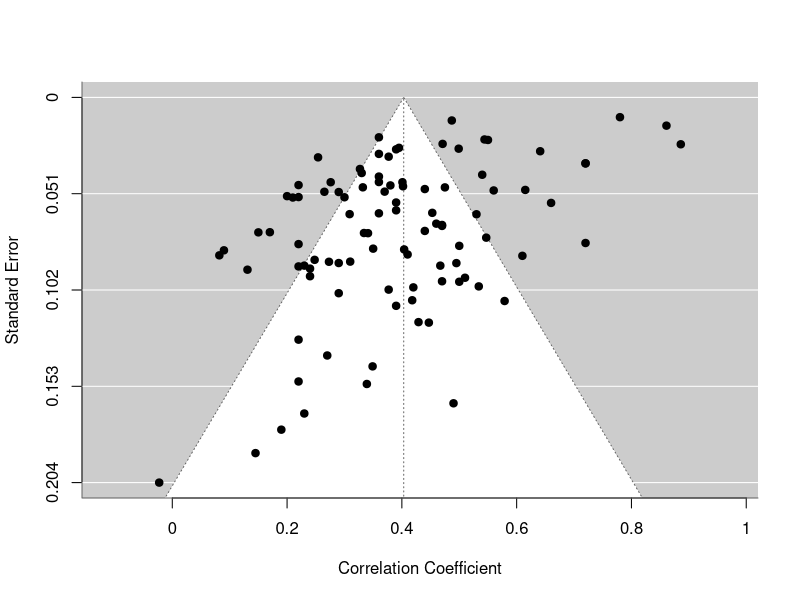
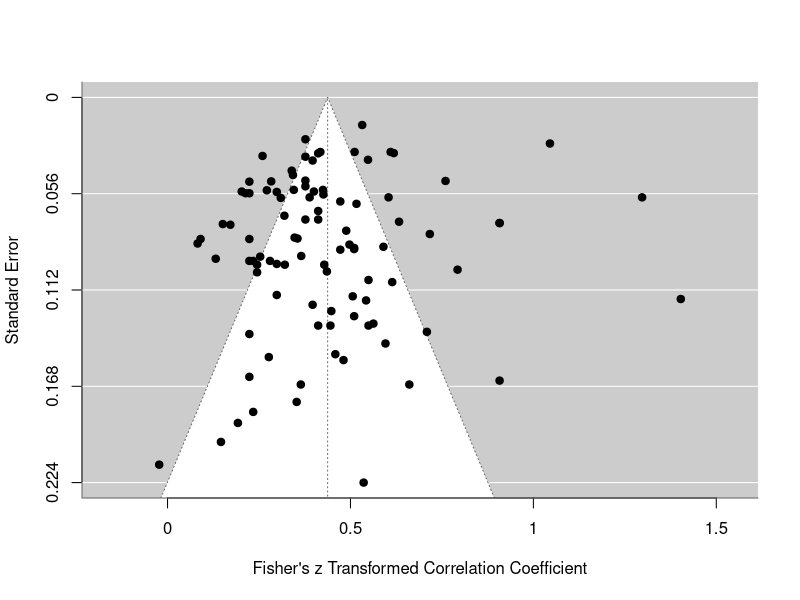
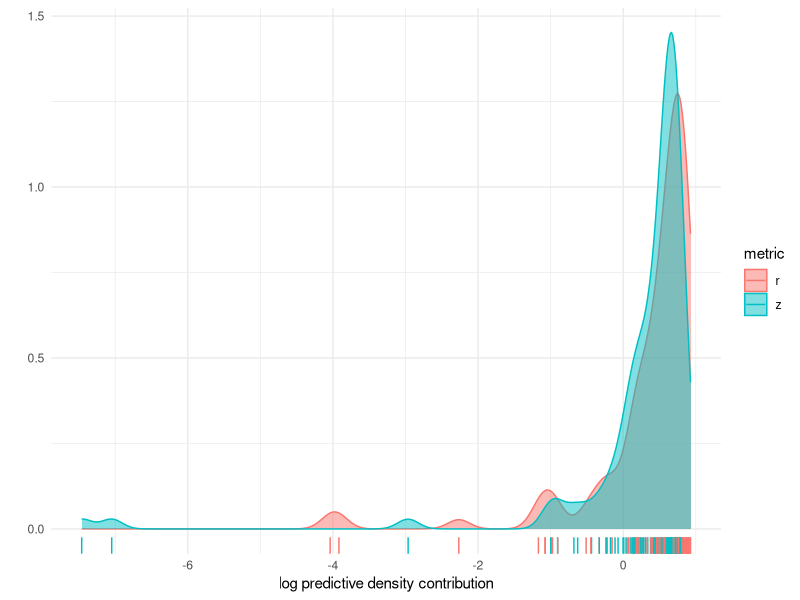
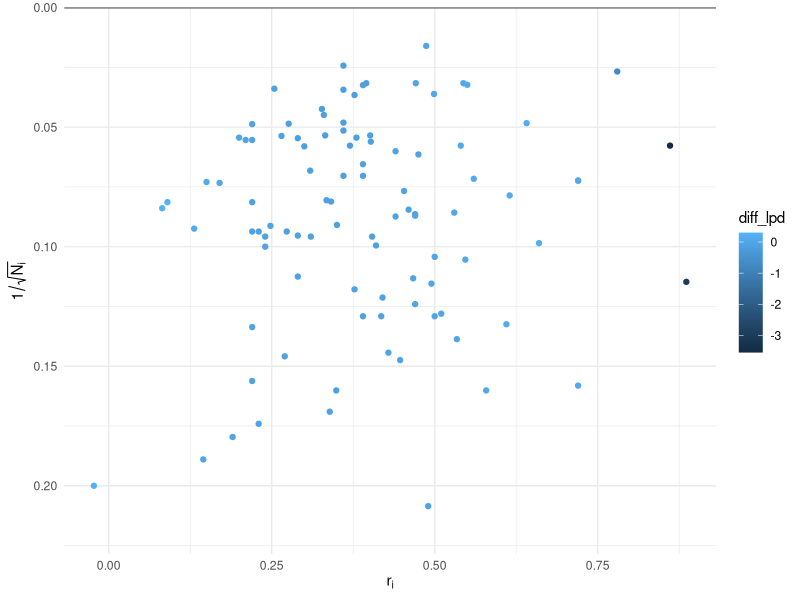
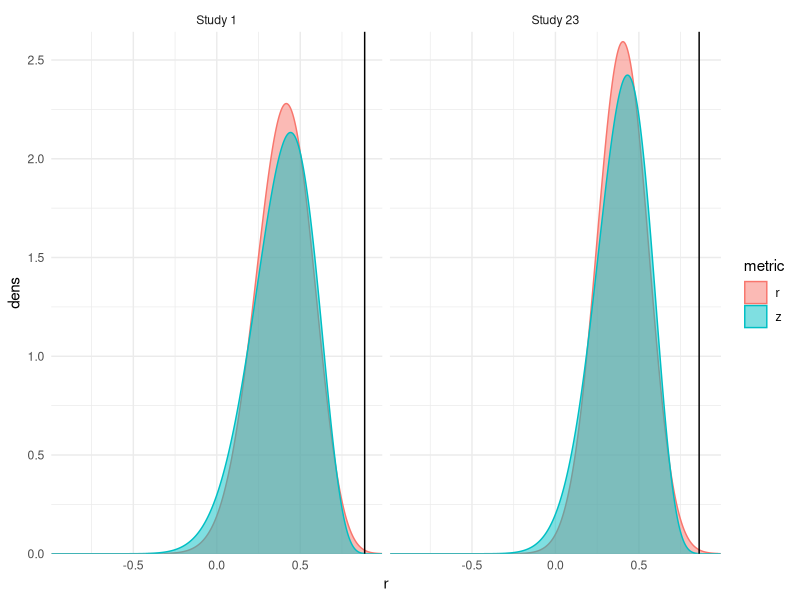

Write the R code that produced these figures, in order.
library(conflicted)
library(tidyverse)
conflicts_prefer(dplyr::filter, .quiet = TRUE)

library(metadat)
library(metafor)
library(statmod)

data("dat.crede2010", package = "metadat")
dat <- 
  dat.crede2010 %>%
  mutate(
    ri = if_else(ri < -0.1, -ri, ri) 
  ) %>%
  escalc(measure="ZCOR", ri=ri, ni=ni, data = ., var.names = c("z", "Vz")) %>%
  escalc(measure="COR", ri=ri, ni=ni, data = ., var.names = c("r", "Vr"))

k <- nrow(dat)

#-------------------------------------------------------------------------------
# Pearson's r

res_r <- rma(yi = r, vi = Vr, data = dat)
summary(res_r)
funnel(res_r)


d_r <- function(ri, Ni, mu, tau, log = FALSE, points = 99) {
  if (is.infinite(Ni)) {
    dens_ri <- dnorm(ri, mean = mu, sd = tau)
    Const <- diff(pnorm(c(-1,1), mean = mu, sd = tau))
  } else {
    # qp <- gauss.quad.prob(n = points, dist = "normal", mu = mu, sigma = tau)
    # sub <- which(-1 < qp$nodes & qp$nodes < 1)
    # wt <- qp$weights[sub]
    # rho <- qp$nodes[sub]
    # dens_ri <- sapply(ri, \(r) sum(wt * dnorm(r, mean = rho, sd = (1 - rho^2) / sqrt(Ni))))
    # Const <- sum(wt)
    dens_ri <- sapply(
      ri, 
      \(r) integrate(
        \(rho) dnorm(r, mean = rho, sd = (1 - rho^2) / sqrt(Ni)) * dnorm(rho, mean = mu, sd = tau), 
        lower = -1 + 1e-6, upper = 1 - 1e-6
      )$value
    )
    Const <- diff(pnorm(c(-1,1), mean = mu, sd = tau))
    
  }
  if (log) {
    log(dens_ri) - log(Const)
  } else {
    dens_ri / Const
  }
}


f_lpd_r <- function(i, mod, points = 99) {
  id <- 1:mod$k
  mod_i <- update(mod, subset = id != i)
  lpd <- d_r(
    ri = mod$yi[i], 
    Ni = mod$data$ni[i], 
    mu = as.numeric(mod_i$b), 
    tau = sqrt(mod_i$tau2), 
    log = TRUE,
    points = points
  )
  data.frame(
    mu_r = as.numeric(mod_i$b),
    tau_r = sqrt(mod_i$tau2),
    lpd_r = lpd
  )
}

dat <- bind_cols(dat, map_dfr(1:k, f_lpd_r, mod = res_r, points = 499))
summary(dat$lpd_r)
mean(dat$lpd_r)

#-------------------------------------------------------------------------------
# Fisher's z

res_Z <- rma(yi = z, vi = Vz, data = dat)
summary(res_Z)
funnel(res_Z)

d_Z <- function(ri, Ni, mu, tau, log = FALSE) {
  zi <- atanh(ri)
  sd <- sqrt(tau^2 + 1 / (Ni - 3))
  jac_const <- 1 / (1 - ri^2)
  if (log) {
    dnorm(zi, mean = mu, sd = sd, log = TRUE) + log(jac_const)
  } else {
    dnorm(zi, mean = mu, sd = sd) * jac_const
  }
}

f_lpd_Z <- function(i, mod) {
  id <- 1:mod$k
  mod_i <- update(mod, subset = id != i)
  lpd <- d_Z(
    ri = tanh(mod$yi[i]), 
    Ni = mod$data$ni[i], 
    mu = as.numeric(mod_i$b), 
    tau = sqrt(mod_i$tau2), 
    log = TRUE
  )
  data.frame(
    mu_z = as.numeric(mod_i$b),
    tau_z = sqrt(mod_i$tau2),
    lpd_z = lpd
  )
}

dat <- bind_cols(dat, map_dfr(1:k, f_lpd_Z, mod = res_Z))
summary(dat$lpd_z)
mean(dat$lpd_z)

dat$diff_lpd <- with(dat, lpd_z - lpd_r)
summary(dat$diff_lpd)
mean(dat$diff_lpd)
sd(dat$diff_lpd) / sqrt(k)

lpd_dat <- 
  dat %>%
  select(studyid, ni, ri, matches("_(r|z)$")) %>%
  pivot_longer(
    matches("_(r|z)$"), 
    names_to = c(".value","metric"), names_pattern = "(.+)_(.)"
  )

ggplot(lpd_dat) + 
  aes(lpd, color = metric, fill = metric) + 
  geom_density(alpha = 0.5) +
  geom_rug() + 
  labs(
    x = "log predictive density contribution",
    y = ""
  ) + 
  theme_minimal()

ggplot(dat) + 
  aes(ri, 1 / sqrt(ni), color = diff_lpd) + 
  geom_hline(yintercept = 0) + 
  geom_point() +
  scale_y_reverse(expand = expansion(0, c(0.02,0))) + 
  labs(
    x = expression(r[i]),
    y = expression(1 / sqrt(N[i]))
  ) + 
  theme_minimal()

outliers <- 
  dat %>%
  filter(diff_lpd < -1) %>%
  select(studyid, ni, ri, mu_r, tau_r, mu_z, tau_z) %>%
  cross_join(tibble(r = seq(-0.99,0.99,0.005))) %>%
  rowwise() %>%
  mutate(
    studyid = paste("Study", studyid),
    dens_r = d_r(ri = r, Ni = ni, mu = mu_r, tau = tau_r, points = 499),
    dens_z = d_Z(ri = r, Ni = ni, mu = mu_z, tau = tau_z)
  ) %>%
  ungroup() %>%
  pivot_longer(
    matches("_(r|z)$"), 
    names_to = c(".value","metric"), names_pattern = "(.+)_(.)"
  )

ggplot(outliers) + 
  aes(x = r, y = dens, color = metric, fill = metric) + 
  facet_wrap(~ studyid) + 
  geom_area(alpha = 0.5, position = position_identity()) +
  geom_vline(aes(xintercept = ri)) + 
  scale_x_continuous(expand = expansion(0,0)) + 
  scale_y_continuous(expand = expansion(0,c(0,0.05))) + 
  theme_minimal()
